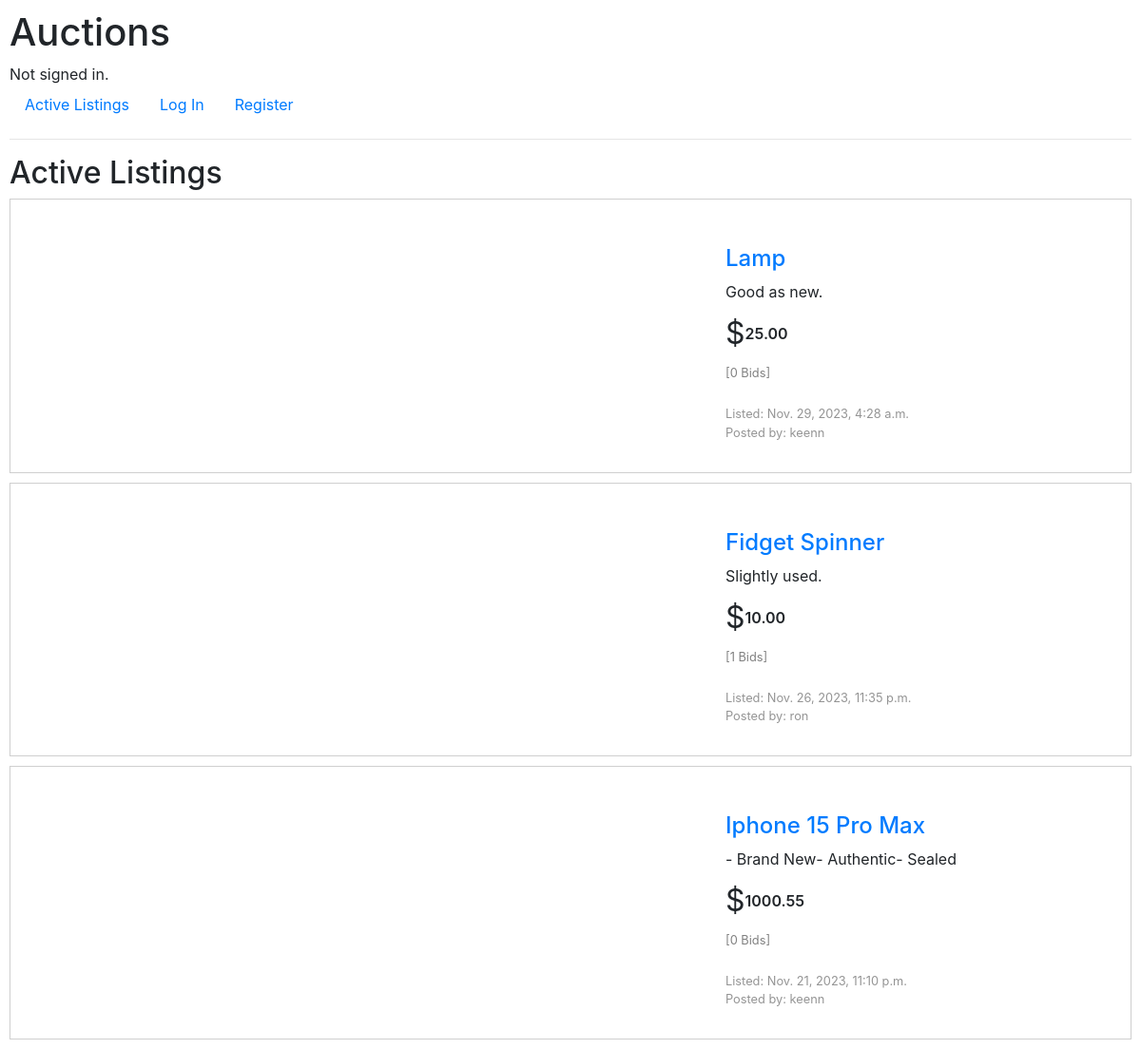
The page / on the database its author committed.
### auctions/models.py (models this page shows, shortened)
class Listing(models.Model):
    seller = models.ForeignKey(User, on_delete=models.CASCADE, related_name="ownListings")
    title = models.CharField(max_length=64)
    description = models.CharField(max_length=5000)
    startingBid = models.DecimalField(decimal_places=2,
                                      max_digits=10)
    image = models.CharField(max_length=5000,
                             default="https://upload.wikimedia.org/wikipedia/commons/thumb/4/46/Question_mark_%28black%29.svg/800px-Question_mark_%28black%29.svg.png")
    timestamp = models.DateTimeField(default=timezone.now, editable=False)
    category = models.ForeignKey(Category, on_delete=models.CASCADE, related_name='listingCategory')
    availability = models.BooleanField(default=True)

class User(AbstractUser):
    pass

### auctions/views.py (the view)
# urls.py: path("", views.index, name="index"),
def index(request):
    if request.user.is_authenticated:
        watchlistCount = Watchlist.objects.get(user = User.objects.get(pk=request.user.id)).listing.count()
    else:
        watchlistCount = None
    return render(request, "auctions/index.html", {
        'listings' : [{'listing' : item, 'bid' : Bid.objects.filter(listing=item).count()} for item in Listing.objects.all().order_by('-id')],
        'watchlistCount' : watchlistCount
    })

### auctions/templates/auctions/index.html
{% extends "auctions/layout.html" %}
{% block body %}
    <h2>Active Listings</h2>
    <div class="allListings">
        {% for listing in listings %}
            {% if listing.listing.availability %}
                <div class="listing">
                    <div class="displaypic">
                        <a href="{% url 'listing' listing.listing.title listing.listing.id %}"><img src="{{ listing.listing.image }}" alt=""></a>
                    </div>
                    <div class="itemInfo">
                        <div class="infoTitle">
                            <a href="{% url 'listing' listing.listing.title listing.listing.id %}">
                                <h4>{{ listing.listing.title }}</h4>
                            </a>
                        </div>
                        <div class="infoDescription">{{ listing.listing.description }}</div>
                        <div class="infoStartingBid">
                            <span class="dollar">$</span>
                            <span class="price">{{ listing.listing.startingBid | floatformat:2 }}</span>
                        </div>
                        <div class="nBid">
                            <p>[{{ listing.bid }} Bids]</p>
                        </div>
                        <div class="created">
                            <p>Listed: {{ listing.listing.timestamp }}</p>
                            <p>Posted by: {{ listing.listing.seller.username }}</p>
                        </div>
                    </div>
                </div>
            {% endif %}
        {% endfor %}
    </div>
{% endblock %}

### auctions/static/auctions/styles.css (style rules this page uses)
* { padding: 0; margin: 0; box-sizing: border-box; text-decoration: none !important; }
body { padding: 10px; }
.allListings { display: flex; flex-direction: column; gap: 10px; }
.listing { padding: 2rem; display: flex; flex-direction: row; gap: 20rem; border: 1px solid rgba(128, 128, 128, 0.377); }
.itemInfo { display: flex; flex-direction: column; margin-top: 1rem; gap: .5rem; }
.infoStartingBid { display: flex; flex-direction: row; }
.dollar { font-style: bold; font-size: 2rem; }
.price { font-weight: 600; }
.infoStartingBid span { align-self: center; }
.nBid p { color: gray; font-size: .8rem; }
.displaypic { margin-left: 5rem; }
.infoTitle { display: flex; flex-direction: row; gap: 1rem; }
.infoTitle * { margin: 0; align-self: end; }
.infoTitle h4 { margin: 0; }
.created p { margin-bottom: 0; font-size: .8rem; color: rgba(128, 128, 128, 0.84); }
.listingTitleDiv, .infoTitle { position: relative; }

### rows shown on the page
Listing: listing "Lamp", listing.description "Good as new.", listing.startingBid "25.00", bid "0", listing.timestamp "Nov. 29, 2023, 4:28 a.m.", listing.seller.username "keenn"
Listing: listing "Fidget Spinner", listing.description "Slightly used.", listing.startingBid "10.00", bid "1", listing.timestamp "Nov. 26, 2023, 11:35 p.m.", listing.seller.username "ron"
Listing: listing "Iphone 15 Pro Max", listing.description "- Brand New- Authentic- Sealed", listing.startingBid "1000.55", bid "0", listing.timestamp "Nov. 21, 2023, 11:10 p.m.", listing.seller.username "keenn"
